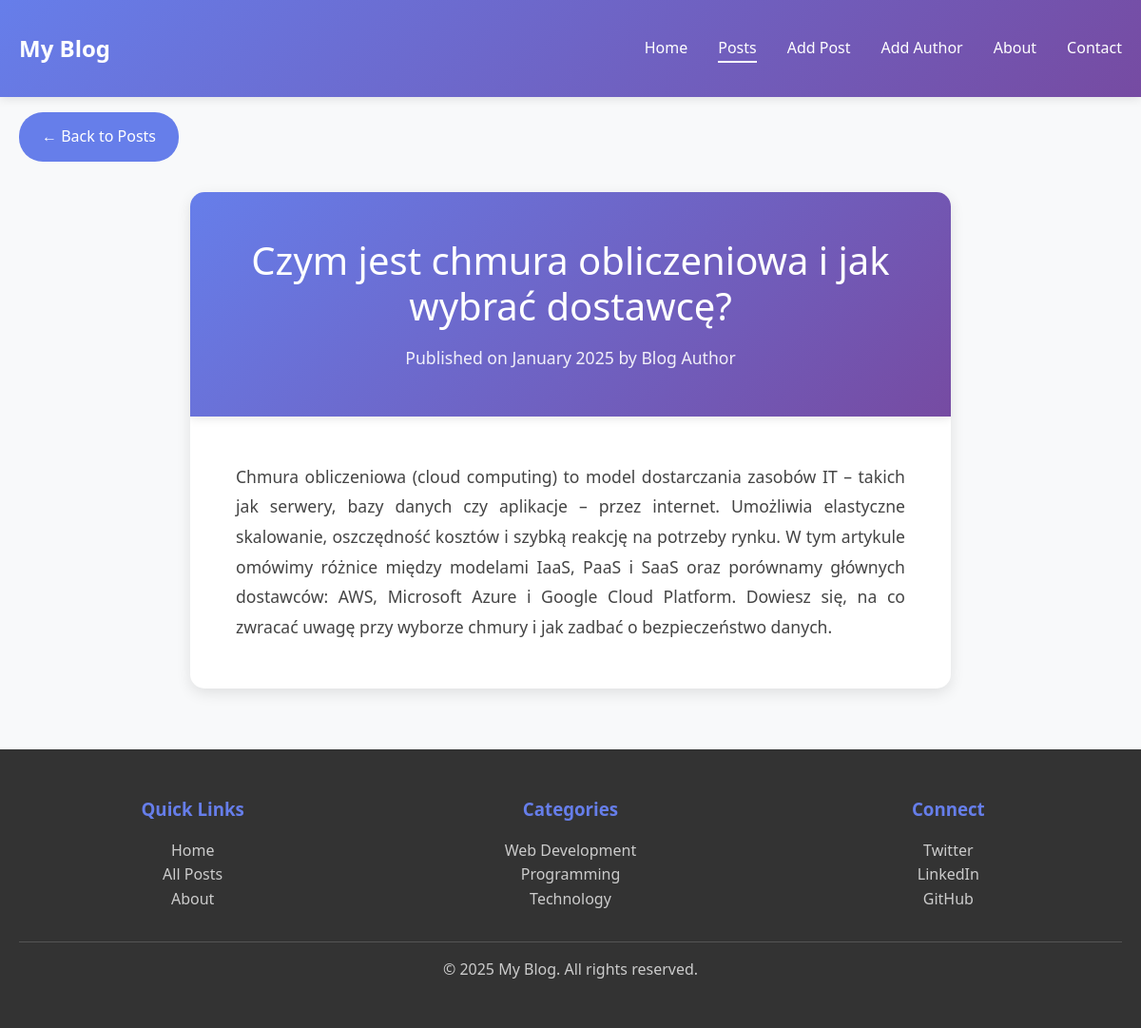
Screenshot of /blog/post/9/ with the database file from the repository.
### blog/models.py (models this page shows, shortened)
class BlogPost(models.Model):
    title = models.CharField(max_length=200)
    excerpt = models.CharField(max_length=500, blank=True, null=True)
    author = models.ForeignKey(Author, on_delete=models.CASCADE, related_name='posts')
    tags = models.ManyToManyField(Tag, blank=True, related_name='posts')
    content = models.TextField()
    created_at = models.DateTimeField(auto_now_add=True)
    updated_at = models.DateTimeField(auto_now=True)
    image = models.ImageField(upload_to='blog_images/', blank=True, null=True)
    slug = models.SlugField(max_length=200, unique=True, blank=True, null=True)
    class Meta:
        ordering = ['-created_at']
        verbose_name_plural = "Blog Posts"

### blog/views.py (the view)
# urls.py: path('post/<int:post_id>/', blog_views.posts_view, name='post'),
def posts_view(request, post_id):
    try:
        posts = BlogPost.objects.all().values('id', 'title', 'content')  # Fetch posts from the database
        if not posts:
            return posts_main_view(request)
        post_id = int(post_id)
        post = next((post for post in posts if post['id'] == post_id), None)
        if post is None:
            return posts_main_view(request)
        return render(request, 'blog/post_text_template.html', {
            'url': 'blog',
            'links': get_navigation_links('Posts'),
            'article_title': post['title'],
            'article_text': post['content'],
            'article_date': 'January 2025',  # You can add dates to your posts data later
            'article_author': 'Blog Author',  # You can add authors to your posts data later
        })
    except (ValueError, TypeError):
        return posts_main_view(request)

### blog/views.py (called while the page is built)
def get_navigation_links(active_page):
    links = [
        {'name': 'Home', 'url': '/', 'active': False},
        {'name': 'Posts', 'url': '/blog/posts', 'active': False},
        {'name': 'Add Post', 'url': '/blog/add_post', 'active': False},
        {'name': 'Add Author', 'url': '/blog/add_author', 'active': False},
        {'name': 'About', 'url': '/blog/about', 'active': False},
        {'name': 'Contact', 'url': '/blog/contact', 'active': False},
    ]
    for link in links:
        if link['name'].lower() == active_page.lower():
            link['active'] = True
        else:
            link['active'] = False
    return links

### blog/templates/blog/post_text_template.html (shortened to what this page needs)
<!DOCTYPE html>
<html lang="en">
<head>
</head>
<body>
    <header>
        <nav class="container">
            <div class="logo">My Blog</div>
            <ul class="nav-links">
                {% for link in links %}
                    <li><a href="{{ link.url }}" class="{% if link.active %}active{% endif %}">{{ link.name }}</a></li>
                {% endfor %}
            </ul>
        </nav>
    </header>
    <main class="container">
        <a href="/blog/posts/" class="back-button">← Back to Posts</a>
        <article class="article-container">
            <header class="article-header">
                <h1 class="article-title">{{ article_title }}</h1>
                <div class="article-meta">
                    {% if article_date %}
                        Published on {{ article_date }}
                    {% endif %}
                    {% if article_author %}
                        by {{ article_author }}
                    {% endif %}
                </div>
            </header>
            <div class="article-content">
                <div class="article-text">
                    {{ article_text|safe }}
                </div>
            </div>
        </article>
    </main>
    <footer>
        <div class="container">
            <div class="footer-content">
                <div class="footer-section">
                    <h3>Quick Links</h3>
                    <p><a href="/">Home</a></p>
                    <p><a href="/blog/posts/">All Posts</a></p>
                    <p><a href="/blog/about/">About</a></p>
                </div>
                <div class="footer-section">
                    <h3>Categories</h3>
                    <p><a href="#">Web Development</a></p>
                    <p><a href="#">Programming</a></p>
                    <p><a href="#">Technology</a></p>
                </div>
                <div class="footer-section">
                    <h3>Connect</h3>
                    <p><a href="#">Twitter</a></p>
                    <p><a href="#">LinkedIn</a></p>
                    <p><a href="#">GitHub</a></p>
                </div>
            </div>
            <div class="footer-bottom">
                <p>&copy; 2025 My Blog. All rights reserved.</p>
            </div>
        </div>
    </footer>
</body>
</html>

### blog/templates/blog/post_text_template.html (style rules this page uses)
* { margin: 0; padding: 0; box-sizing: border-box; }
body { font-family: 'Segoe UI', Tahoma, Geneva, Verdana, sans-serif; line-height: 1.6; color: #333; background-color: #f8f9fa; }
.container { max-width: 1200px; margin: 1rem auto; padding: 0 20px; }
header { background: linear-gradient(135deg, #667eea 0%, #764ba2 100%); color: white; padding: 1rem 0; box-shadow: 0 2px 10px rgba(0,0,0,0.1); }
nav { display: flex; justify-content: space-between; align-items: center; }
.logo { font-size: 1.5rem; font-weight: bold; }
.nav-links { list-style: none; display: flex; gap: 2rem; }
.nav-links a { color: white; text-decoration: none; transition: opacity 0.3s; }
.nav-links a.active { border-bottom: 2px solid white; padding-bottom: 3px; }
main { padding: 4rem 0; }
.article-container { max-width: 800px; margin: 0 auto; background: white; border-radius: 15px; box-shadow: 0 5px 15px rgba(0,0,0,0.1); overflow: hidden; }
.article-header { background: linear-gradient(135deg, #667eea 0%, #764ba2 100%); color: white; padding: 3rem 2rem; text-align: center; }
.article-title { font-size: 2.5rem; font-weight: 300; margin-bottom: 1rem; line-height: 1.2; }
.article-meta { opacity: 0.9; font-size: 1.1rem; }
.article-content { padding: 3rem; }
.article-text { font-size: 1.1rem; line-height: 1.8; color: #444; text-align: justify; }
.back-button { display: inline-block; margin-bottom: 2rem; background: #667eea; color: white; padding: 0.8rem 1.5rem; text-decoration: none; border-radius: 25px; transition: transform 0.3s, box-shadow 0.3s; }
footer { background: #333; color: white; text-align: center; padding: 2rem 0; margin-top: 4rem; }
.footer-content { display: grid; grid-template-columns: repeat(auto-fit, minmax(250px, 1fr)); gap: 2rem; margin-bottom: 2rem; }
.footer-section h3 { margin-bottom: 1rem; color: #667eea; }
.footer-section a { color: #ccc; text-decoration: none; transition: color 0.3s; }
.footer-bottom { border-top: 1px solid #555; padding-top: 1rem; color: #ccc; }

### rows the page displays
BlogPost: title "Czym jest chmura obliczeniowa i jak wybrać dostawcę?", content "Chmura obliczeniowa (cloud computing) to model dostarczania zasobów IT – takich jak serwery, bazy danych czy aplikacje – przez internet. Umożliwia elastyczne skalowanie, oszczędność kosztów i szybką reakcję na potrzeby rynku. W tym artykule omówimy różnice między modelami IaaS, PaaS i SaaS oraz porównamy głównych dostawców: AWS, Microsoft Azure i Google Cloud Platform. Dowiesz się, na co zwracać uwagę przy wyborze chmury i jak zadbać o bezpieczeństwo danych."

### other values shown
{{ link.name }} "Home" "Posts" "Add Post" "Add Author" "About" "Contact"
{{ article_date }} "January 2025"
{{ article_author }} "Blog Author"
